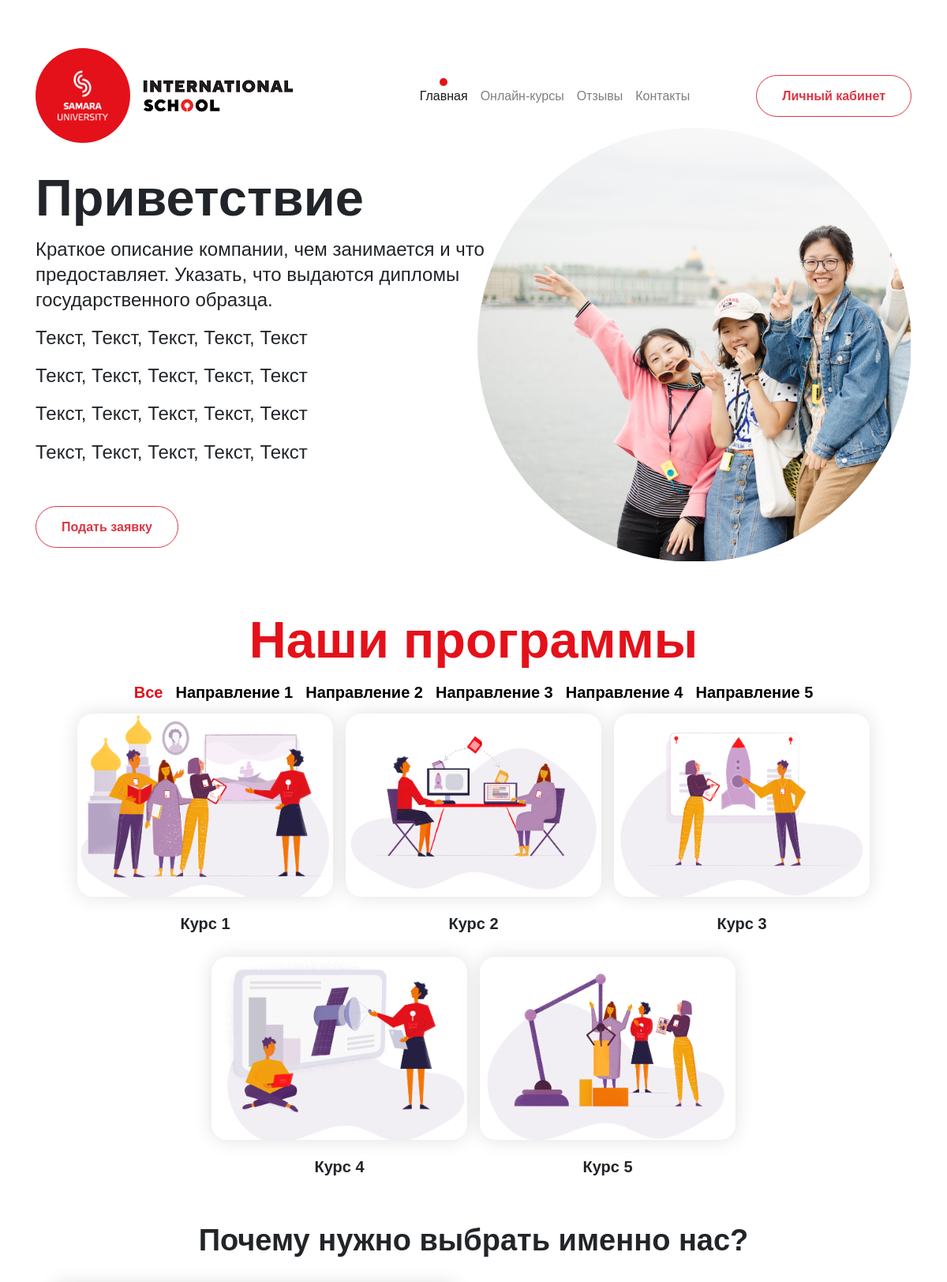
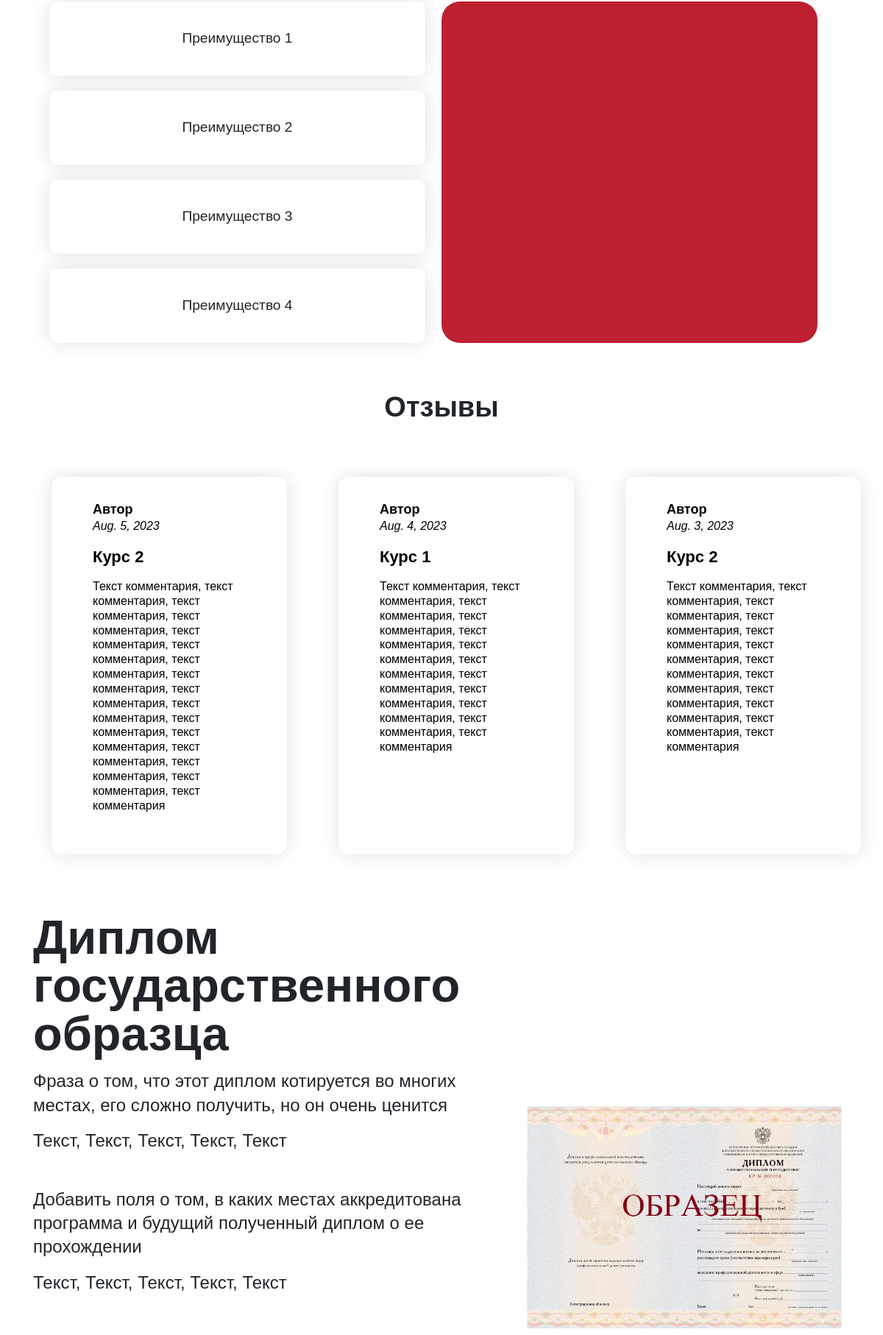
The page / (upper part) on the database its author committed (2 pictures, top to bottom).
### mainpage/models.py (models this page shows, shortened)
class Direction(models.Model):
	id = models.UUIDField(primary_key=True, editable=False, default=uuid.uuid4)
	name = models.CharField(max_length=63)

class Course(models.Model):
	id = models.UUIDField(primary_key=True, editable=False, default=uuid.uuid4)
	name = models.CharField(max_length=255)
	logo_path = models.ImageField(upload_to='logos/')
	duration = models.CharField(max_length=20)
	hours = models.PositiveIntegerField()
	price = models.IntegerField(null=True)
	description = models.TextField()
	description_file = models.FileField(upload_to='descriptions/', null=True)
	start = models.DateField()
	diagram_path = models.ImageField(upload_to='diagrams/', null=True)
	diploma_path = models.ImageField(upload_to='diplomas/')
	skills = models.TextField()
	direction = models.ForeignKey(Direction, on_delete=models.SET_NULL, null=True)
	modules = models.ManyToManyField(Module)
	def __str__(self):
		return f'{self.name}'

class Advantage(models.Model):
	id = models.UUIDField(primary_key=True, editable=False, default=uuid.uuid4)
	name = models.CharField(max_length=127)
	text = models.TextField()
	img = models.ImageField(upload_to='speakers/')

class Comment(models.Model):
	id = models.UUIDField(primary_key=True, editable=False, default=uuid.uuid4)
	date = models.DateField()
	text = models.TextField()
	show = models.BooleanField(default=False)
	course = models.ForeignKey(Course, on_delete=models.CASCADE, null=True)
	author = models.CharField(max_length=127, default='')

### mainpage/views.py (the view)
# urls.py: path('', views.main, name='main'),
def main(request):
    comments = Comment.objects.all()
    directions = Direction.objects.all()
    socials = Socials.objects.all()
    advantages = Advantage.objects.all()
    courses = Course.objects.all()
    return render(request,
                  'main.html',
                  {
                      'comments': comments,
                      'directions': directions,
                      'socials': socials,
                      'advantages': advantages,
                      'courses': courses,
                      'status': 'main',
                      'form': ApplyForm(),
                  }
                  )

### mainpage/templates/main.html (shortened to what this page needs)
{% extends 'main_template.html' %}
{% block content %}
<div class="mainpage">
    <div class="container first-screen">
                <div class="first-screen__descriptor">
                    <div class="h1-text first-screen__title">
                        <div class="first-screen__title-1">
                            Приветствие
                        </div>
                    </div>
                    <div class="first-screen__subtitle">
                        <div>
                            <p>Краткое описание компании, чем занимается и что предоставляет. Указать, что выдаются дипломы государственного образца.</p>
                            <p>Текст, Текст, Текст, Текст, Текст</p>
                            <p>Текст, Текст, Текст, Текст, Текст</p>
                            <p>Текст, Текст, Текст, Текст, Текст</p>
                            <p>Текст, Текст, Текст, Текст, Текст</p>
                        </div>
                    </div>
                    <div class="first-screen__cta">
                        <button type="submit" class="btn btn-outline-danger rounded">Подать заявку</button>
                    </div>
                </div>
                <div class="first-screen__presentation">
                    <div class="first-screen__presentation-preview">
                        <img loading="lazy" src="static/img/presentation.png" alt="presentation">
                    </div>
                </div>
            </div>
    <div class="programs mainpage__block">
                <div class="container programs__container">
                    <div class="h1-text mainpage__block-count">
                        <p>Наши программы</p>
                    </div>
                    <ul class="nav nav-pills justify-content-center programs__schools" id="pills-tab" role="tablist">
                        <li class="nav-item programs__school">
                            <a
                                class="nav-link subtitle1-text programs__school-name active"
                                data-toggle="pill"
                                data-slide-index="0"
                                data-slide-index-end="12"
                                href="#"
                                id="all"
                            >
                                Все
                            </a>
                        </li>
                        {% for d in directions %}
                        <li class="nav-item programs__school">
                            <a
                                class="nav-link subtitle1-text programs__school-name"
                                data-toggle="pill"
                                data-slide-index="0"
                                data-slide-index-end="12"
                                href="#"
                                id="{{ d.id }}"
                            >
                                {{ d.name }}
                            </a>
                        </li>
                        {% endfor %}
                    </ul>
                </div>
                <div class="tab-content w-100" id="pills-tabContent">
                            <div class="swiper-slide">
                                <div class="mainpage__slide" style="display: flex; flex-direction: row; width: 100%; flex-wrap: wrap;  align-items: center;  justify-content: center;">
                                    {% for c in courses %}
                                        <div class="card-course" data-content="{{ c.direction_id }}">
                                            <div class="mainpage__slide-card programs__slide-card" style="width: 100%">
                                                <div class="programs__slide-card-cover">
                                                    <img loading="lazy" src="media/{{ c.logo_path }}" alt="{{ c.name }}" />
                                                </div>
                                            </div>
                                            <div class="subtitle1-text text-center">{{ c.name }}</div>
                                        </div>
                                    {% endfor %}
                                </div>
                            </div>
                </div>
            </div>
    <div class="advantages mainpage__block">
                <div class="container advantages__container">
                    <div class="h2-text mainpage__block-title">Почему нужно выбрать именно нас?</div>
                    <div style="display:flex; flex-direction: row; width:100%;">
                        <div style="flex-direction: column; width: 46%; margin-left: 2%;">
                            {% for ad in advantages %}
                                <div class="advantage" data-content="{{ ad.text }}" data-feature="{{ ad.img }}">
                                    {{ ad.name }}
                                </div>
                            {% endfor %}
                        </div>
                        <div class="advantage-info">
                        </div>
                    </div>
                </div>
            </div>
    <div class="reviews mainpage__block">
        <div class="container reviews__container">
            <div class="h2-text mainpage__block-title">Отзывы</div>
        </div>
        <div id="reviews-swiper" class="swiper-container reviews__swiper container-sw swiper-container-initialized swiper-container-horizontal">
                    <div class="swiper-wrapper" style="transform: translate3d(0px, 0px, 0px);">
                        {% for c in comments %}
                            {% if c.show %}
                            <div class="swiper-slide reviews__slide swiper-slide-active" style="width: 360px; margin-right: 30px;">
                                <div class="reviews__slide-card" data-type="review">
                                    <div class="reviews__slide-card-username">
                                        {{ c.author }}
                                    </div>
                                    <div class="reviews__slide-card-country">
                                        {{ c.date }}
                                    </div>
                                    <div class="reviews__slide-card-title">
                                        {{ c.course }}
                                    </div>
                                    <div class="reviews__slide-card-description">
                                        {{ c.text }}
                                    </div>
                                </div>
                            </div>
                            {% endif %}
                        {% endfor %}
                    </div>
                </div>
    </div>
    <div class="container first-screen">
                <div class="first-screen__descriptor">
                    <div class="h1-text first-screen__title">
                        <div class="first-screen__title-1">
                            Диплом государственного образца
                        </div>
                    </div>
                    <div class="first-screen__subtitle">
                        <div>
                            <p>Фраза о том, что этот диплом котируется во многих местах, его сложно получить, но он очень ценится</p>
                            <p>Текст, Текст, Текст, Текст, Текст</p>
                            <br>
                            <p>Добавить поля о том, в каких местах аккредитована программа и будущий полученный диплом о ее прохождении</p>
                            <p>Текст, Текст, Текст, Текст, Текст</p>
                        </div>
                    </div>
                </div>
                <div class="first-screen__presentation">
                    <div class="first-screen__presentation-preview" style="border-radius: 0; width: 450px; height:650px; padding-top:60%;">
                        <img loading="lazy" src="static/img/diploma_main.jpg" alt="diploma" width="450px">
                    </div>
                </div>
            </div>
</div>
{% endblock %}

### rows shown on the page
Direction: name "Направление 1"
Direction: name "Направление 2"
Direction: name "Направление 3"
Direction: name "Направление 4"
Direction: name "Направление 5"
Course: logo_path (picture), name "Курс 1"
Course: logo_path (picture), name "Курс 2"
Course: logo_path (picture), name "Курс 3"
Course: logo_path (picture), name "Курс 4"
Course: logo_path (picture), name "Курс 5"
Advantage: name "Преимущество 1"
Advantage: name "Преимущество 2"
Advantage: name "Преимущество 3"
Advantage: name "Преимущество 4"
Comment: author "Автор", date "Aug. 5, 2023", course "Курс 2", text "Текст комментария, текст комментария, текст комментария, текст комментария, текст комментария, текст комментария, текст комментария, текст комментария, текст комментария, текст комментария, текст комментария, текст комментария, текст комментария, текст комментария, текст комментария, текст комментария"
Comment: author "Автор", date "Aug. 4, 2023", course "Курс 1", text "Текст комментария, текст комментария, текст комментария, текст комментария, текст комментария, текст комментария, текст комментария, текст комментария, текст комментария, текст комментария, текст комментария, текст комментария"
Comment: author "Автор", date "Aug. 3, 2023", course "Курс 2", text "Текст комментария, текст комментария, текст комментария, текст комментария, текст комментария, текст комментария, текст комментария, текст комментария, текст комментария, текст комментария, текст комментария, текст комментария"
